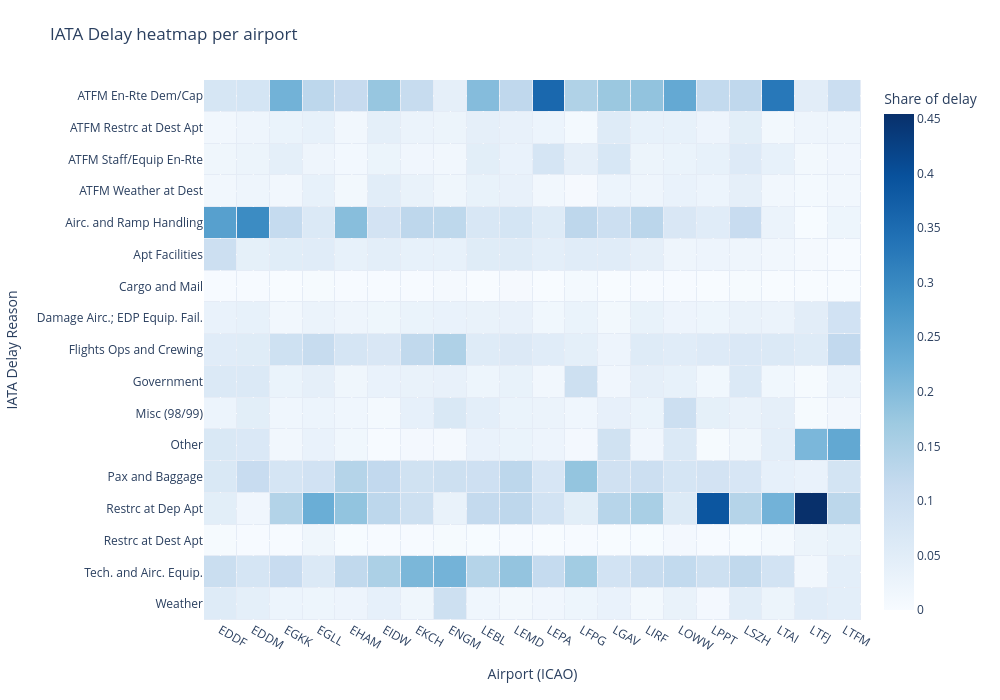

The code cell stored with this chart in its notebook:
### Markdown cell above
**Delay reason heatmap**  
The delay heatmap below presents the distribution of IATA delay reasons across the top 20 European airports, showing how each airport’s total delay minutes are divided among standardized categories. Darker shades represent a higher share of a particular delay reason at that airport.

### Code cell
# Filter the delay dataset for only the top 20 airports
df_AID_TOP20 = df_AID[df_AID["APT_ICAO"].isin(airports_code_list)].copy()

# Aggregate airport + label 
df_delay_types = (
    df_AID_TOP20
    .groupby(["APT_ICAO", "Label"], as_index=False)["TD"]
    .sum()
)

# Delay heatmap
pivot = (
    df_delay_types
    .pivot_table(index="Label", columns="APT_ICAO", values="TD", aggfunc="sum", fill_value=0)
)

pivot_share = pivot.div(pivot.sum(axis=0), axis=1)

fig = px.imshow(
    pivot_share,
    aspect="auto",
    color_continuous_scale="Blues",
    title="IATA Delay heatmap per airport",
    labels=dict(x="Airport (ICAO)", y="IATA Delay Reason", color="Share of delay")
)

fig.data[0].update(
    xgap=1, ygap=1
)

fig.update_layout(
    height=750,
    width=1100,
    margin=dict(l=200, r=50, t=80, b=80)  

)

fig.update_layout(height=700, width=1000)
fig.show()

### Figure 1 — Plotly figure (JSON) as saved in the notebook; plotly's stock layout.template omitted (floating-point values rounded to 4 significant figures; data arrays with more than 128 entries replaced by an {"elided": "..."} marker saying what was removed)
{"data": [{"coloraxis": "coloraxis", "hovertemplate": "Airport (ICAO): %{x}<br>IATA Delay Reason: %{y}<br>Share of delay: %{z}<extra></extra>", "name": "0", "type": "heatmap", "x": ["EDDF", "EDDM", "EGKK", "EGLL", "EHAM", "EIDW", "EKCH", "ENGM", "LEBL", "LEMD", "LEPA", "LFPG", "LGAV", "LIRF", "LOWW", "LPPT", "LSZH", "LTAI", "LTFJ", "LTFM"], "xaxis": "x", "xgap": 1, "y": ["ATFM En-Rte Dem/Cap", "ATFM Restrc at Dest Apt", "ATFM Staff/Equip En-Rte", "ATFM Weather at Dest", "Airc. and Ramp Handling", "Apt Facilities", "Cargo and Mail", "Damage Airc.; EDP Equip. Fail.", "Flights Ops and Crewing", "Government", "Misc (98/99)", "Other", "Pax and Baggage", "Restrc at Dep Apt", "Restrc at Dest Apt", "Tech. and Airc. Equip.", "Weather"], "yaxis": "y", "ygap": 1, "z": {"elided": "17x20 float values"}}], "layout": {"coloraxis": {"colorbar": {"title": {"text": "Share of delay"}}, "colorscale": [[0, "rgb(247,251,255)"], [0.125, "rgb(222,235,247)"], [0.25, "rgb(198,219,239)"], [0.375, "rgb(158,202,225)"], [0.5, "rgb(107,174,214)"], [0.625, "rgb(66,146,198)"], [0.75, "rgb(33,113,181)"], [0.875, "rgb(8,81,156)"], [1, "rgb(8,48,107)"]]}, "height": 700, "margin": {"b": 80, "l": 200, "r": 50, "t": 80}, "title": {"text": "IATA Delay heatmap per airport"}, "width": 1000, "xaxis": {"anchor": "y", "domain": [0, 1], "title": {"text": "Airport (ICAO)"}}, "yaxis": {"anchor": "x", "autorange": "reversed", "domain": [0, 1], "title": {"text": "IATA Delay Reason"}}}}
